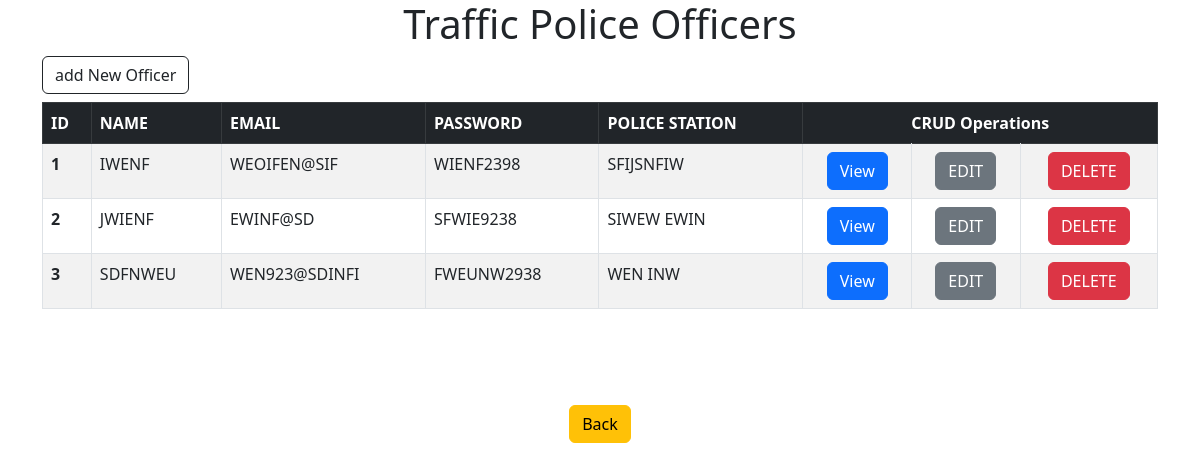
Screenshot of /admin/officer/view_all_officer.php with the database file from the repository.
### tables this page shows
CREATE TABLE TPO (OFFICER_ID INTEGER PRIMARY KEY AUTO_INCREMENT,OFFICER_NAME VARCHAR(255) NOT NULL,OFFICER_EMAIL 
VARCHAR(255) NOT NULL UNIQUE,OFFICER_PASSWORD VARCHAR(16) NOT NULL,POLICE_STATION VARCHAR(255) NOT NULL);

### admin/officer/view_all_officer.php (the view, shortened to what this page needs)
<?php include "../../connection.php"?>
<!DOCTYPE html>
<html lang="en">
<head>
    <link href="https://cdn.jsdelivr.net/npm/bootstrap@5.2.2/dist/css/bootstrap.min.css" rel="stylesheet">
</head>
<body>
    <div class="container">
        <h1 class="text-center" >Traffic Police Officers</h1>
        <a href="add_officer.php" class='btn btn-outline-dark mb-2'><i class="bi bi-person-plus"></i> add New Officer</a>
        <table class="table table-striped table-bordered table-hover">
            <thead class="table-dark">
                <tr>
                    <th  scope="col">ID</th>
                    <th  scope="col">NAME</th>
                    <th  scope="col">EMAIL</th>
                    <th  scope="col">PASSWORD</th>
                    <th  scope="col">POLICE STATION</th>
                    <th  scope="col" colspan="3" class="text-center">CRUD Operations</th>
                </tr>
            </thead>
            <tbody>
                <?php
                    $query="SELECT * FROM TPO";
                    $view_officer= mysqli_query($conn,$query);
                    while($row= mysqli_fetch_assoc($view_officer))
                    {
                        $id = $row['OFFICER_ID'];
                        $name = $row['OFFICER_NAME'];
                        $email = $row['OFFICER_EMAIL'];
                        $pass = $row['OFFICER_PASSWORD'];
                        $ps = $row['POLICE_STATION'];
                        echo "<tr >";
                        echo "  <th scope='row' >{$id}</th>";
                        echo "  <td > {$name}</td>";
                        echo "  <td > {$email}</td>";
                        echo "  <td >{$pass} </td>";
                        echo "  <td >{$ps} </td>";
                        echo "  <td class='text-center'> <a href='view_officer.php?officer_id={$id}' class='btn btn-primary'> <i class='bi bi-eye'></i> View</a> </td>";
                        echo "  <td class='text-center' > <a href='update_officer.php?edit&officer_id={$id}' class='btn btn-secondary'><i class='bi bi-pencil'></i> EDIT</a> </td>";
                        echo "  <td  class='text-center'>  <a href='delete_officer.php?delete={$id}' class='btn btn-danger'> <i class='bi bi-trash'></i> DELETE</a> </td>";
                        echo "</tr> ";
                    }
                ?>
            </tbody>
        </table>
    </div>
    <div class="container text-center mt-5">
      <a href="../home.php" class="btn btn-warning mt-5"> Back </a>
</body>
</html>

### rows the page displays
tpo: OFFICER_ID "1", OFFICER_NAME "IWENF", OFFICER_EMAIL "WEOIFEN@SIF", OFFICER_PASSWORD "WIENF2398", POLICE_STATION "SFIJSNFIW"
tpo: OFFICER_ID "2", OFFICER_NAME "JWIENF", OFFICER_EMAIL "EWINF@SD", OFFICER_PASSWORD "SFWIE9238", POLICE_STATION "SIWEW EWIN"
tpo: OFFICER_ID "3", OFFICER_NAME "SDFNWEU", OFFICER_EMAIL "WEN923@SDINFI", OFFICER_PASSWORD "FWEUNW2938", POLICE_STATION "WEN INW"
